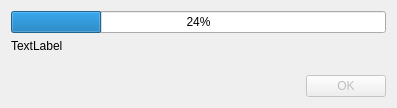
<?xml version="1.0" encoding="UTF-8"?>
<ui version="4.0">
 <class>TracksImport</class>
 <widget class="QDialog" name="TracksImport">
  <property name="geometry">
   <rect>
    <x>0</x>
    <y>0</y>
    <width>397</width>
    <height>108</height>
   </rect>
  </property>
  <property name="windowTitle">
   <string>Tracks importing</string>
  </property>
  <property name="modal">
   <bool>true</bool>
  </property>
  <layout class="QVBoxLayout" name="verticalLayout">
   <item>
    <widget class="QProgressBar" name="progressBar">
     <property name="value">
      <number>24</number>
     </property>
     <property name="alignment">
      <set>Qt::AlignCenter</set>
     </property>
    </widget>
   </item>
   <item>
    <widget class="QLabel" name="label">
     <property name="text">
      <string>TextLabel</string>
     </property>
    </widget>
   </item>
   <item>
    <spacer name="verticalSpacer">
     <property name="orientation">
      <enum>Qt::Vertical</enum>
     </property>
     <property name="sizeHint" stdset="0">
      <size>
       <width>20</width>
       <height>40</height>
      </size>
     </property>
    </spacer>
   </item>
   <item>
    <widget class="QDialogButtonBox" name="buttonBox">
     <property name="enabled">
      <bool>false</bool>
     </property>
     <property name="standardButtons">
      <set>QDialogButtonBox::Ok</set>
     </property>
    </widget>
   </item>
  </layout>
 </widget>
 <resources/>
 <connections/>
</ui>
